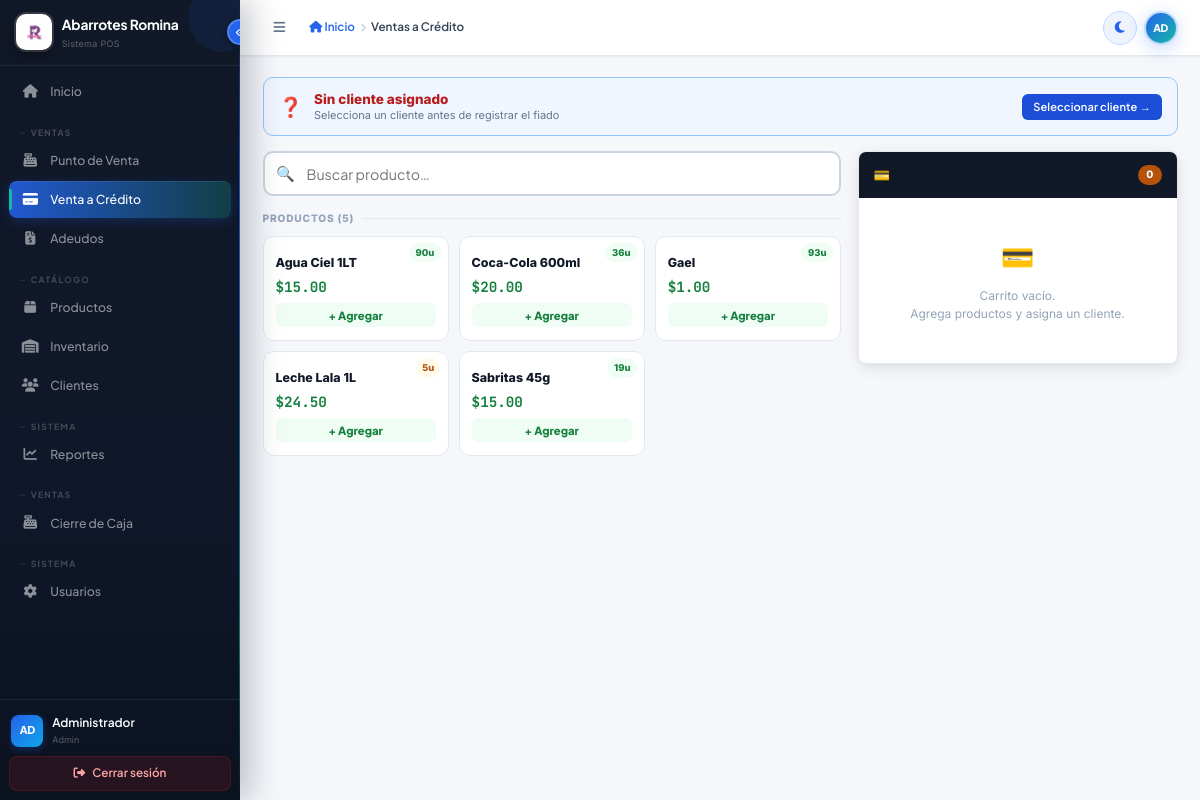
The page /fiado/venta_credito.php (signed in) on the database its author committed.
### tables this page shows
CREATE TABLE `productos` (
  `id_producto` int(11) NOT NULL AUTO_INCREMENT,
  `nombre` varchar(150) NOT NULL,
  `precio` decimal(10,2) NOT NULL,
  `stock` int(11) NOT NULL DEFAULT 0,
  `imagen` varchar(255) DEFAULT NULL,
  `fecha_creacion` timestamp NOT NULL DEFAULT current_timestamp(),
  PRIMARY KEY (`id_producto`)
);

### fiado/venta_credito.php (the view, shortened to what this page needs)
<?php
require_once '../includes/config.php';
$cliente_id   = $_SESSION['cliente_credito'] ?? 0;
$cliente_nombre = '';
$total = 0; $total_pzas = 0;
$grid = $conn->query("SELECT id_producto,nombre,precio,stock FROM productos WHERE stock>0 ORDER BY nombre LIMIT 60");
?>
<div class="cliente-banner">
  <span class="cb-icon"><?=$cliente_id?'👤':'❓'?></span>
  <div class="cb-info">
    <?php if($cliente_id): ?>
      <div class="cb-nombre"><?=e($cliente_nombre)?></div>
      <div class="cb-label">Cliente seleccionado para esta venta a crédito</div>
    <?php else: ?>
      <div class="cb-nombre" style="color:var(--rojo)">Sin cliente asignado</div>
      <div class="cb-label">Selecciona un cliente antes de registrar el fiado</div>
    <?php endif ?>
  </div>
  <div class="cb-actions">
    <?php if($cliente_id): ?>
      <a href="?cambiar_cliente=1" class="btn btn-sm btn-gris">↩ Cambiar</a>
    <?php else: ?>
      <a href="../clientes/listar.php?select=1" class="btn btn-sm btn-azul">Seleccionar cliente →</a>
    <?php endif ?>
  </div>
</div>
<div class="pos-wrap">
  <div>
    <div class="search-wrap">
      <span class="si">🔍</span>
      <input type="text" id="buscarInput2" placeholder="Buscar producto…" autocomplete="off">
    </div>
    <p class="sec-titulo">Productos (<?=$grid->num_rows?>)</p>
    <div class="prod-grid" id="prodGrid2">
      <?php
      $rows_grid=[];
      while($p=$grid->fetch_assoc()) $rows_grid[]=$p;
      foreach($rows_grid as $p):
        $sc=$p['stock']>10?'ps-ok':'ps-bajo';
      ?>
      <div class="prod-card <?=$p['stock']==0?'agotado':''?>"
           data-id="<?=$p['id_producto']?>"
           data-nombre="<?=e($p['nombre'])?>"
           data-precio="<?=$p['precio']?>"
           data-stock="<?=$p['stock']?>"
           onclick="agregarDesdeGrid2(this)">
        <span class="prod-stock <?=$sc?>"><?=$p['stock']?>u</span>
        <div class="prod-nombre"><?=e($p['nombre'])?></div>
        <div class="prod-precio"><?=dinero($p['precio'])?></div>
        <button class="prod-add" type="button">+ Agregar</button>
      </div>
      <?php endforeach ?>
    </div>
  </div>
  <div class="carrito-wrap">
    <div class="car-header">
      <h3>💳 Carrito Crédito</h3>
      <span class="car-cnt"><?=$total_pzas?></span>
    </div>
    <div class="car-body">
      <?php if(empty($_SESSION['carrito_credito'])): ?>
        <div class="car-vacio">
          <div class="cv-icon">💳</div>
          <p>Carrito vacío.<br>Agrega productos y asigna un cliente.</p>
        </div>
      <?php endif ?>
    </div>
  </div>
</div>

### css/app.css (style rules this page uses)
:root { --p1:#2563eb; --p2:#0ea5e9; --p3:#1d4ed8; --m1:#14b8a6; --m2:#0f766e; --ink1:#0f172a; --ink2:#111827; --ink3:#1e293b; --bg:#f5f7fb; --card:#ffffff; --inp:#ffffff; --top:#ffffff; --tx1:#111827; --tx2:#334155; --tx3:#64748b; --txw:#ffffff; --bd:#e2e8f0; --bdf:#2563eb; --pt:rgba(37,99,235,.08); --pt2:rgba(37,99,235,.14); --mt:rgba(20,184,166,.10); --pbd:#bfdbfe; --green:#15803d; --green-bg:#f0fdf4; --green-bd:#86efac; --red:#b91c1c; --red-bg:#fef2f2; --red-bd:#fca5a5; --blue:#1d4ed8; --blue-bg:#eff6ff; --blue-bd:#93c5fd; --amber:#b45309; --amber-bg:#fffbeb; --amber-bd:#fcd34d; --f-d:'Plus Jakarta Sans','Segoe UI',sans-serif; --f-b:'Inter','Segoe UI',sans-serif; --f-m:'JetBrains Mono','Fira Code',monospace; --sb-w:240px; --sb-mini:66px; --tb-h:56px; --r-xs:4px; --r-sm:8px; --r-md:8px; --r-lg:10px; --r-xl:14px; --r-pill:999px; --sh-xs:0 1px 2px rgba(0,0,0,.06); --sh-sm:0 1px 4px rgba(0,0,0,.07),0 2px 8px rgba(0,0,0,.04); --sh-md:0 4px 16px rgba(0,0,0,.09),0 2px 6px rgba(0,0,0,.04); --sh-lg:0 10px 32px rgba(0,0,0,.10),0 4px 12px rgba(0,0,0,.05); --sh-xl:0 24px 64px rgba(0,0,0,.14),0 8px 24px rgba(0,0,0,.07); --sh-brand:0 4px 18px rgba(37,99,235,.24); --sh-green:0 4px 14px rgba(21,128,61,.26); --font-title:var(--f-d); --font-ui:var(--f-d); --font-body:var(--f-b); --font-mono:var(--f-m); --bg-card:var(--card); --bg-app:var(--bg); --border:var(--bd); --border-card:var(--bd); --txt-primary:var(--tx1); --txt-secondary:var(--tx2); --txt-muted:var(--tx3); --p1-bg:var(--pt); --p1-b:var(--pbd); --g50:#f8fafc; --g100:#f1f5f9; --g200:#e2e8f0; --g300:#cbd5e1; --g400:#94a3b8; --g500:#64748b; --g700:#334155; --g900:#111827; --blanco:#ffffff; --oscuro:#0f172a; --oscuro2:#1e293b; --verde:var(--green); --rojo:var(--red); --azul:var(--blue); --naranja:var(--amber); --verde-bg:var(--green-bg); --verde-b:var(--green-bd); --rojo-bg:var(--red-bg); --rojo-b:var(--red-bd); --azul-bg:var(--blue-bg); --azul-b:var(--blue-bd); --azul-borde:var(--blue-bd); --naranja-bg:var(--amber-bg); --naranja-b:var(--amber-bd); --naranja-borde:var(--amber-bd); --gris-50:var(--g50); --gris-100:var(--g100); --gris-200:var(--g200); --gris-300:var(--g300); --gris-400:var(--g400); --gris-500:var(--g500); --gris-700:var(--g700); --gris-900:var(--g900); --azul-claro:var(--blue-bg); --naranja-claro:var(--amber-bg); --rojo-claro:var(--red-bg); --fuente:var(--f-d); --fuente-mono:var(--f-m); --mono:var(--f-m); --card-radio:8px; --radio:8px; --radio-lg:10px; --radio-sm:8px; --sombra:var(--sh-sm); --sombra-md:var(--sh-md); --sombra-verde:var(--sh-green); --topbar-h:var(--tb-h); --transicion:var(--trans); --sh-p1:var(--sh-brand); --t-base:all .2s cubic-bezier(.4,0,.2,1); --t-fast:all .14s ease; --trans:all .2s cubic-bezier(.4,0,.2,1); }
*,*::before,*::after { box-sizing:border-box;margin:0;padding:0 }
html { font-size:15px;scroll-behavior:smooth;text-rendering:optimizeLegibility }
body { font-family:var(--f-b);background:var(--bg);color:var(--tx2);line-height:1.55;min-height:100vh;-webkit-font-smoothing:antialiased }
a { color:var(--p1);text-decoration:none }
*,*::before,*::after { transition:background-color .22s ease,border-color .18s ease,color .16s ease }
.sidebar,.main-content,.btn,.nav-item,.avatar-dropdown,.modal-box,.spinner-ring,.file-drop-zone,[class*="fade-"],.prod-card,.metric-card { transition:unset }
h1,h2,h3,h4,h5 { font-family:var(--f-d);color:var(--tx1) }
.btn { display:inline-flex;align-items:center;justify-content:center;gap:7px;padding:.52rem 1.1rem;font-family:var(--f-d);font-size:.82rem;font-weight:600;border:none;border-radius:var(--r-sm);cursor:pointer;text-decoration:none;white-space:nowrap;letter-spacing:.1px;position:relative;overflow:hidden;transition:transform .14s,box-shadow .14s,background-color .14s,filter .14s }
.btn-azul { background:var(--blue);color:#fff }
.btn-sm { padding:.3rem .72rem;font-size:.74rem;border-radius:6px }

### rows shown on the page
productos: stock "90", nombre "Agua Ciel 1LT", precio "$15.00"
productos: stock "36", nombre "Coca-Cola 600ml", precio "$20.00"
productos: stock "93", nombre "Gael", precio "$1.00"
productos: stock "5", nombre "Leche Lala 1L", precio "$24.50"
productos: stock "19", nombre "Sabritas 45g", precio "$15.00"

### other values the page prints
$item['label'] "Inicio"
$glabel "VENTAS"
$item['label'] "Punto de Venta"
$item['label'] "Venta a Crédito"
$item['label'] "Adeudos"
$glabel "CATÁLOGO"
$item['label'] "Productos"
$item['label'] "Inventario"
$item['label'] "Clientes"
$glabel "SISTEMA"
$item['label'] "Reportes"
$item['label'] "Cierre de Caja"
$item['label'] "Usuarios"
$ini "AD"
$user "Administrador"
